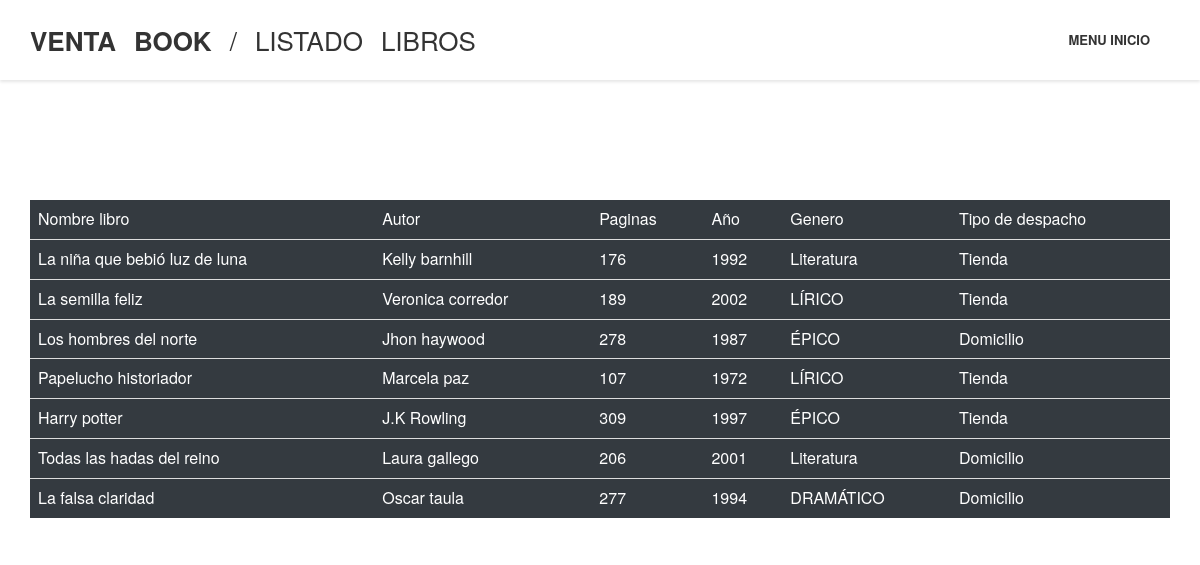
The page /Listarlibro/ on the database its author committed.
### core/models.py (models this page shows, shortened)
class Libros(models.Model):
    nombre_libro = models.CharField(max_length=50)
    autores = models.CharField(max_length=50)
    numeropaginas =models.IntegerField()
    anios = models.IntegerField()
    generos = models.ForeignKey(Genero, on_delete=models.CASCADE)
    tipo_despachos = models.CharField(max_length=50,default="")

class Genero(models.Model):
    nombre = models.CharField(max_length=50)
    descripcion = models.CharField(max_length=200)
    def __str__(self):
        return self.nombre

### core/views.py (the view)
# urls.py: path('Listarlibro/',Listarlibro.as_view(),name='Listarlibro'),
class Listarlibro(ListView):
    model = Libros
    template_name = 'core/listar_libros.html'

### core/templates/core/listar_libros.html (shortened to what this page needs)
{%load static%}
<head>
  <link rel="stylesheet" href="https://maxcdn.bootstrapcdn.com/bootstrap/4.5.0/css/bootstrap.min.css">
	<link href="{% static 'core/css/bootstrap.min.css' %}" rel="stylesheet" type="text/css" />
	<link href="{% static 'core/css/flexslider.css' %}" rel="stylesheet" type="text/css" />
	<link href="{% static 'core/css/prettyPhoto.css' %}" rel="stylesheet" type="text/css" />
	<link href="{% static 'core/css/animate.css' %}" rel="stylesheet" type="text/css" media="all" />
    <link href="{% static 'core/css/owl.carousel.css' %}" rel="stylesheet">
	<link href="{% static 'core/css/style.css' %}" rel="stylesheet" type="text/css" />
    <link rel="stylesheet" href="https://maxcdn.bootstrapcdn.com/bootstrap/3.4.1/css/bootstrap.min.css">
	<link href="http://netdna.bootstrapcdn.com/font-awesome/4.0.3/css/font-awesome.css" rel="stylesheet">
</head>
<header>
			<div class="menu_block">
				<div class="container clearfix">
					<div class="logo pull-left">
						<a href={% url 'home' %} ><span class="b1">VENTA</span><span class="b2">BOOK</span><span class="b3">/</span><span class="b4">LISTADO</span><span class="b5">LIBROS</span></a>
                    </div>
					<div class="pull-right">
						<nav class="navmenu center">
							<ul>
								<li class="first active scroll_btn"><a href={% url 'home' %} >Menu Inicio</a></li>
							</ul>
						</nav>
					</div>
				</div>
			</div>
		</header>
<body background="{%static 'core\img\55.png'%}">
    <br>
    <br>
    <br>
    <br>
    <br>
    <br>
<div class="container">
<table class="table table-dark">
<thead>
<tr>
    <td>Nombre libro</td>
    <td>Autor</td>
    <td>Paginas</td>
    <td>Año</td>
    <td>Genero</td>
    <td>Tipo de despacho</td>
</tr>
</thead>
{% for a in object_list %}
<tr>
    <td>{{a.nombre_libro}}</td>
    <td>{{a.autores}}</td>
    <td>{{a.numeropaginas}}</td>
    <td>{{a.anios}}</td>
    <td>{{a.generos}}</td>
    <td>{{a.tipo_despachos}}</td>
</tr>
{%endfor%}
</table>
</div>
<br>
<br>
<br>

### core/static/core/css/style.css (style rules this page uses)
body { overflow-x:hidden; position:relative; margin: 0; padding:0; font-family: 'Roboto', sans-serif; font-weight:300; font-size: 13px; line-height: 20px; color: #666; background-color:#fff; }
.container { padding-left:0; padding-right:0; }
a, input, select, textarea { vertical-align:top; outline:none !important; -webkit-appearance: none; -webkit-border-radius: 0; }
a { color:#999; transition: all 0.3s ease-in-out; -webkit-transition: all 0.3s ease-in-out; }
ul, ol { padding:0; margin:0; }
li { padding:0; margin:0; list-style:none; }
.center { text-align:center; }
header { position:relative; height:80px; background-color:#fff; }
.logo { float:left; }
.logo a { text-transform:uppercase; line-height:80px; font-size:26px; color:#333; }
.logo a span { display:inline-block; padding-right:18px; }
.logo a span.b1 { font-weight:900; }
.logo a span.b2 { font-weight:700; }
.logo a span.b3 { font-weight:400; }
.logo a span.b4 { font-weight:300; }
.logo a span.b5 { font-weight:100; }
.menu_block { position:fixed; z-index:9999; left:0; top:0; right:0; height:80px; width:100%; background-color:#fff; box-shadow:0 2px 3px rgba(0,0,0,0.1); }
.navmenu ul li { position:relative; display:inline-block; }
.navmenu ul li a { display:block; margin:0 0 0 -3px; padding:30px 20px; text-transform:uppercase; font-weight:900; line-height:20px; font-size:13px; color:#666; transition: all 0.3s ease-in-out; -webkit-transition: all 0.3s ease-in-out; }
.navmenu li:hover a, .navmenu li.active a { color:#333; }

### rows shown on the page
Libros: nombre_libro "La niña que bebió luz de luna", autores "Kelly barnhill", numeropaginas "176", anios "1992", generos "Literatura", tipo_despachos "Tienda"
Libros: nombre_libro "La semilla feliz", autores "Veronica corredor", numeropaginas "189", anios "2002", generos "LÍRICO", tipo_despachos "Tienda"
Libros: nombre_libro "Los hombres del norte", autores "Jhon haywood", numeropaginas "278", anios "1987", generos "ÉPICO", tipo_despachos "Domicilio"
Libros: nombre_libro "Papelucho historiador", autores "Marcela paz", numeropaginas "107", anios "1972", generos "LÍRICO", tipo_despachos "Tienda"
Libros: nombre_libro "Harry potter", autores "J.K Rowling", numeropaginas "309", anios "1997", generos "ÉPICO", tipo_despachos "Tienda"
Libros: nombre_libro "Todas las hadas del reino", autores "Laura gallego", numeropaginas "206", anios "2001", generos "Literatura", tipo_despachos "Domicilio"
Libros: nombre_libro "La falsa claridad", autores "Oscar taula", numeropaginas "277", anios "1994", generos "DRAMÁTICO", tipo_despachos "Domicilio"
